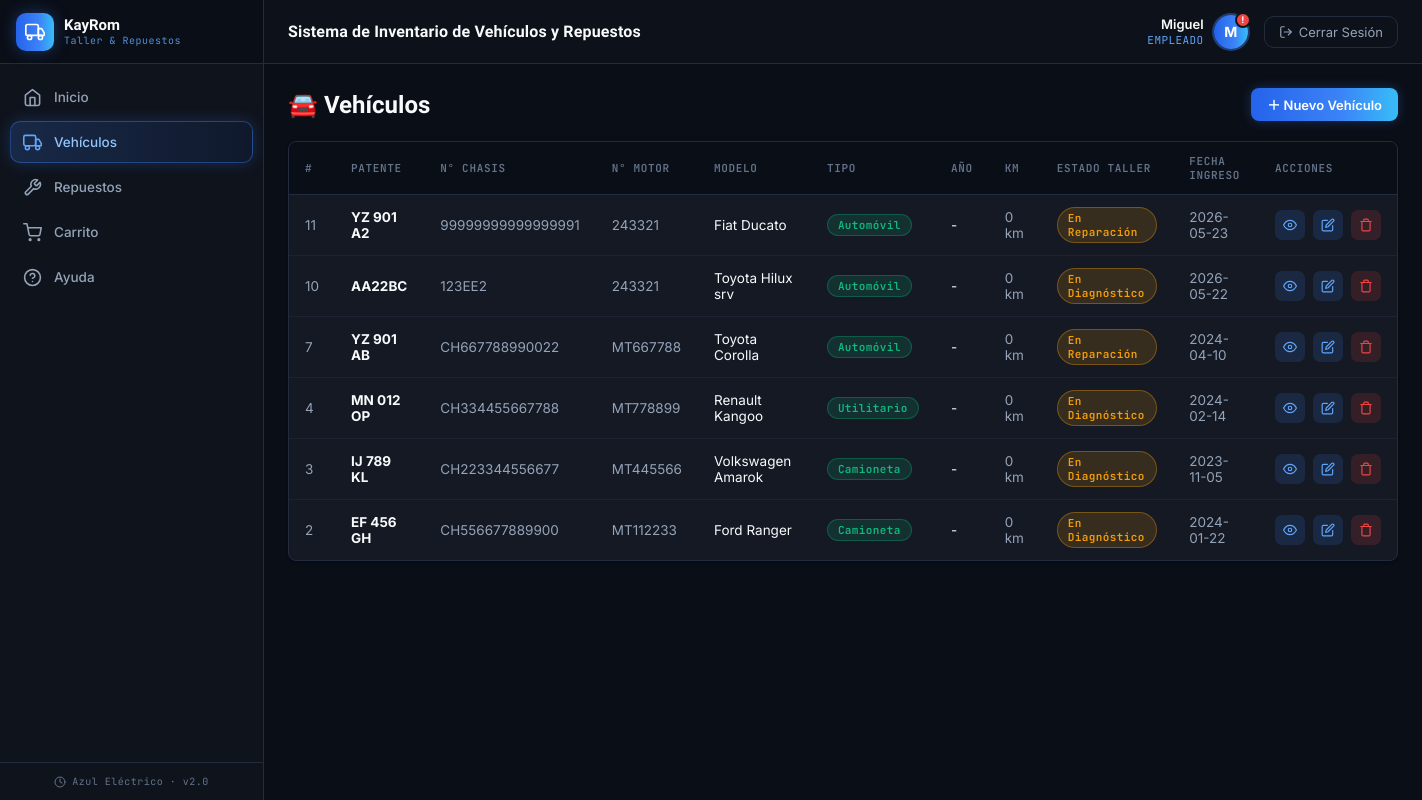
The page /index.php?page=vehiculos (signed in) on the database its author committed.
### tables this page shows
CREATE TABLE `vehiculo` (
  `id` int NOT NULL AUTO_INCREMENT,
  `cantidad_vehiculo` int DEFAULT '0',
  `patente` varchar(20) DEFAULT NULL,
  `numero_chasis` varchar(20) DEFAULT NULL,
  `numero_motor` varchar(30) DEFAULT NULL,
  `fecha_ingreso` datetime DEFAULT NULL,
  `compatibilidad_repuestos_id` int DEFAULT '0',
  `tipo_vehiculo_id` int DEFAULT NULL,
  `modelo_vehiculo_id` int DEFAULT NULL,
  `estado_taller` varchar(30) NOT NULL DEFAULT 'En Diagnóstico',
  `kilometraje` int NOT NULL DEFAULT '0',
  `anio` int DEFAULT NULL,
  PRIMARY KEY (`id`),
  KEY `tipo_vehiculo_id` (`tipo_vehiculo_id`),
  KEY `modelo_vehiculo_id` (`modelo_vehiculo_id`),
  CONSTRAINT `vehiculo_ibfk_1` FOREIGN KEY (`tipo_vehiculo_id`) REFERENCES `tipo_vehiculo` (`id`),
  CONSTRAINT `vehiculo_ibfk_2` FOREIGN KEY (`modelo_vehiculo_id`) REFERENCES `modelo_vehiculo` (`id`)
);

CREATE TABLE `modelo_vehiculo` (
  `id` int NOT NULL AUTO_INCREMENT,
  `modelo_vehiculo` varchar(45) NOT NULL,
  `anio_vehiculo` int DEFAULT NULL,
  PRIMARY KEY (`id`)
);

CREATE TABLE `tipo_vehiculo` (
  `id` int NOT NULL AUTO_INCREMENT,
  `tipo_vehiculo` varchar(100) NOT NULL,
  PRIMARY KEY (`id`)
);

### backend/vehiculos/controller/VehiculoController.php (called while the page is built, shortened)
<?php
class VehiculoController {
    private $model;
    public function __construct() {
        $this->model = new VehiculoModel();
    }
    public function index() {
        $data = [
            'vehiculos'  => $this->model->getAll(),
            'modelos'    => $this->model->getModelos(),
            'tipos'      => $this->model->getTipos(),
            'activePage' => 'vehiculos'
        ];
        require_once 'backend/vehiculos/views/vehiculos_listado.php';
    }
}

### config/base_datos.php (called while the page is built, shortened)
<?php
class Database {
    private static $instance = null;
    public $conexion;
    private function __construct() {
        $this->conexion = new mysqli("localhost", "root", "Migue123456", "soft_kayrom");
        $this->conexion->set_charset("utf8");
    }
    public static function getInstance() {
        if (self::$instance === null) {
            self::$instance = new Database();
        }
        return self::$instance;
    }
    public function getConexion() {
        return $this->conexion;
    }
}

### backend/vehiculos/model/VehiculoModel.php (called while the page is built, shortened)
<?php
class VehiculoModel {
    private $db;
    public function __construct() {
        $this->db = Database::getInstance()->getConexion();
    }
    public function getAll() {
        $sql = "SELECT v.*, mv.modelo_vehiculo, mv.anio_vehiculo, tv.tipo_vehiculo
                FROM vehiculo v
                LEFT JOIN modelo_vehiculo mv ON v.modelo_vehiculo_id = mv.id
                LEFT JOIN tipo_vehiculo tv   ON v.tipo_vehiculo_id   = tv.id
                ORDER BY v.id DESC";
        $result = $this->db->query($sql);
        return $result ? $result->fetch_all(MYSQLI_ASSOC) : [];
    }
    public function getModelos() {
        $result = $this->db->query("SELECT * FROM modelo_vehiculo ORDER BY modelo_vehiculo ASC");
        return $result ? $result->fetch_all(MYSQLI_ASSOC) : [];
    }
    public function getTipos() {
        $result = $this->db->query("SELECT * FROM tipo_vehiculo ORDER BY tipo_vehiculo ASC");
        return $result ? $result->fetch_all(MYSQLI_ASSOC) : [];
    }
}

### backend/vehiculos/views/vehiculos_listado.php (the view, shortened to what this page needs)
<?php require_once 'compartidoCREO/views/encabezado.php'; ?>
<div class="page-header">
    <h1>🚘 Vehículos</h1>
    <button type="button" class="btn btn-primary" onclick="abrirVehiculo()">＋ Nuevo Vehículo</button>
</div>
<div class="panel">
    <div class="panel-body">
        <table>
            <thead>
                <tr><th>#</th><th>Patente</th><th>N° Chasis</th><th>N° Motor</th><th>Modelo</th><th>Tipo</th><th>Año</th><th>Km</th><th>Estado Taller</th><th>Fecha Ingreso</th><th>Acciones</th></tr>
            </thead>
            <tbody>
            <?php if(empty($data['vehiculos'])): ?>
                <tr><td colspan="11" style="text-align:center;color:var(--text-muted);padding:30px;">No hay vehículos registrados</td></tr>
            <?php else: foreach($data['vehiculos'] as $v): ?>
                <tr>
                    <td style="color:var(--text-muted);"><?= $v['id'] ?></td>
                    <td><strong><?= htmlspecialchars($v['patente'] ?? '-') ?></strong></td>
                    <td style="color:var(--text-muted);"><?= htmlspecialchars($v['numero_chasis'] ?? '-') ?></td>
                    <td style="color:var(--text-muted);"><?= htmlspecialchars($v['numero_motor'] ?? '-') ?></td>
                    <td><?= htmlspecialchars($v['modelo_vehiculo'] ?? '-') ?></td>
                    <td><span class="badge-status disponible"><?= htmlspecialchars($v['tipo_vehiculo'] ?? '-') ?></span></td>
                    <td><?= $v['anio'] ?? '-' ?></td>
                    <td style="color:var(--text-muted);"><?= number_format($v['kilometraje'] ?? 0, 0, ',', '.') ?> km</td>
                    <td>
                        <?php
                            $estadoBadge = ['En Diagnóstico'=>'reparacion','En Reparación'=>'reparacion','Esperando Repuestos'=>'vendido','Listo para Entrega'=>'disponible','Entregado'=>'disponible'];
                            $et = $v['estado_taller'] ?? 'En Diagnóstico';
                        ?>
                        <span class="badge-status <?= $estadoBadge[$et] ?? 'reparacion' ?>"><?= htmlspecialchars($et) ?></span>
                    </td>
                    <td style="color:var(--text-muted);"><?= isset($v['fecha_ingreso']) ? substr($v['fecha_ingreso'],0,10) : '-' ?></td>
                    <td>
                        <div class="action-icons">
                            <a href="index.php?page=vehiculos&action=verFicha&id=<?= $v['id'] ?>" class="action-edit" title="Ver ficha técnica"><svg width="14" height="14" viewBox="0 0 24 24" fill="none" stroke="currentColor" stroke-width="2" stroke-linecap="round" stroke-linejoin="round"><path d="M1 12s4-8 11-8 11 8 11 8-4 8-11 8-11-8-11-8z"/><circle cx="12" cy="12" r="3"/></svg></a>
                            <a href="#" class="action-edit"
                               onclick="return abrirVehiculo({
                                    id: <?= $v['id'] ?>,
                                    patente: <?= htmlspecialchars(json_encode($v['patente']), ENT_QUOTES, 'UTF-8') ?>,
                                    numero_chasis: <?= htmlspecialchars(json_encode($v['numero_chasis']), ENT_QUOTES, 'UTF-8') ?>,
                                    numero_motor: <?= htmlspecialchars(json_encode($v['numero_motor']), ENT_QUOTES, 'UTF-8') ?>,
                                    modelo_vehiculo_id: <?= (int)($v['modelo_vehiculo_id'] ?? 0) ?>,
                                    tipo_vehiculo_id: <?= (int)($v['tipo_vehiculo_id'] ?? 0) ?>,
                                    estado_taller: <?= htmlspecialchars(json_encode($v['estado_taller'] ?? 'En Diagnóstico'), ENT_QUOTES, 'UTF-8') ?>,
                                    anio: <?= (int)($v['anio'] ?? 0) ?>,
                                    kilometraje: <?= (int)($v['kilometraje'] ?? 0) ?>,
                                    fecha_ingreso: <?= htmlspecialchars(json_encode(substr($v['fecha_ingreso'] ?? '', 0, 10)), ENT_QUOTES, 'UTF-8') ?>
                               })"><svg width="14" height="14" viewBox="0 0 24 24" fill="none" stroke="currentColor" stroke-width="2" stroke-linecap="round" stroke-linejoin="round"><path d="M11 4H4a2 2 0 0 0-2 2v14a2 2 0 0 0 2 2h14a2 2 0 0 0 2-2v-7"/><path d="M18.5 2.5a2.121 2.121 0 0 1 3 3L12 15l-4 1 1-4 9.5-9.5z"/></svg></a>
                            <a href="index.php?page=vehiculos&action=delete&id=<?= $v['id'] ?>" class="action-delete"
                               onclick="return confirmarAccion(this.href, '¿Eliminar este vehículo?')"><svg width="14" height="14" viewBox="0 0 24 24" fill="none" stroke="currentColor" stroke-width="2" stroke-linecap="round" stroke-linejoin="round"><polyline points="3 6 5 6 21 6"/><path d="M19 6v14a2 2 0 0 1-2 2H7a2 2 0 0 1-2-2V6m3 0V4a2 2 0 0 1 2-2h4a2 2 0 0 1 2 2v2"/></svg></a>
                        </div>
                    </td>
                </tr>
            <?php endforeach; endif; ?>
            </tbody>
        </table>
    </div>
</div>
<?php require_once 'compartidoCREO/views/pie_pagina.php'; ?>

### public/css/style.css (style rules this page uses)
:root { --bg-dark: #0A0E17; --bg-panel: #0F131C; --bg-card: #141923; --bg-hover: #181D29; --sidebar-w: 264px; --accent-blue: #3B82F6; --accent-green: #10B981; --accent-orange:#F59E0B; --accent-red: #EF4444; --accent-blue-bright: #60A5FA; --accent-indigo: #6366F1; --gradient-primary: linear-gradient(90deg, #2563EB 0%, #3B82F6 60%, #38BDF8 100%); --text-primary: #F8FAFC; --text-muted: #94A3B8; --text-dim: #64748B; --border: #232B3E; --radius: 8px; --transition: 0.18s ease; --font-display: 'Plus Jakarta Sans', sans-serif; --font-body: 'Inter', sans-serif; --font-mono: 'JetBrains Mono', monospace; }
*, *::before, *::after { margin: 0; padding: 0; box-sizing: border-box; }
body { font-family: var(--font-body); background: var(--bg-dark); color: var(--text-primary); display: flex; min-height: 100vh; overflow-x: hidden; }
.panel { background: var(--bg-card); border: 1px solid var(--border); border-radius: var(--radius); overflow: hidden; box-shadow: 0 1px 3px rgba(0,0,0,0.35); }
.panel-body { padding: 0; }
table { width: 100%; border-collapse: collapse; font-size: 13.5px; }
thead th { padding: 12px 16px; text-align: left; color: var(--text-dim); font-weight: 600; font-size: 11px; letter-spacing: 0.06em; text-transform: uppercase; background: var(--bg-dark); font-family: var(--font-mono); border-bottom: 1px solid var(--border); }
tbody td { padding: 12px 16px; border-bottom: 1px solid rgba(35,43,62,0.6); color: var(--text-primary); }
tbody tr:last-child td { border-bottom: none; }
.badge-status { padding: 3px 10px; border-radius: 20px; font-size: 11px; font-weight: 600; letter-spacing: 0.4px; display: inline-block; font-family: var(--font-mono); }
.badge-status.disponible { background: rgba(16,185,129,0.15); color: #10B981; border: 1px solid rgba(16,185,129,0.3); }
.badge-status.reparacion { background: rgba(245,158,11,0.15); color: #F59E0B; border: 1px solid rgba(245,158,11,0.35); }
.btn { display: inline-flex; align-items: center; gap: 6px; padding: 7px 16px; border-radius: 8px; border: none; cursor: pointer; font-family: var(--font-body); font-size: 13px; font-weight: 600; text-decoration: none; transition: all var(--transition); }
.btn-primary { background: var(--gradient-primary); color: #fff; box-shadow: 0 0 12px rgba(59,130,246,0.3); }
.page-header { display: flex; align-items: center; justify-content: space-between; margin-bottom: 20px; }
.page-header h1 { font-family: var(--font-display); font-size: 24px; font-weight: 700; color: var(--text-primary); }
.action-icons { display: flex; gap: 8px; align-items: center; }
.action-icons a { width: 30px; height: 30px; border-radius: 7px; display: flex; align-items: center; justify-content: center; font-size: 14px; text-decoration: none; transition: all var(--transition); }
.action-edit { background: rgba(59,130,246,0.15); color: var(--accent-blue-bright); }
.action-delete { background: rgba(239,68,68,0.15); color: var(--accent-red); }
.stat-card, .panel, .btn, .nav-icon-btn, .action-icons a, .module-chip, .filter-group select, .quick-modal-box { transition: transform 0.15s ease, box-shadow 0.15s ease, border-color 0.15s ease, background 0.15s ease, color 0.15s ease; }
tbody tr { transition: background 0.12s ease, box-shadow 0.12s ease; }

### rows shown on the page
vehiculo: id "11", patente "YZ 901 A2", numero_chasis "99999999999999991", numero_motor "243321", modelo_vehiculo.modelo_vehiculo "Fiat Ducato", tipo_vehiculo.tipo_vehiculo "Automóvil", anio "-", kilometraje "0", estado_taller "En Reparación", fecha_ingreso "2026-05-23"
vehiculo: id "10", patente "AA22BC", numero_chasis "123EE2", numero_motor "243321", modelo_vehiculo.modelo_vehiculo "Toyota Hilux srv", tipo_vehiculo.tipo_vehiculo "Automóvil", anio "-", kilometraje "0", estado_taller "En Diagnóstico", fecha_ingreso "2026-05-22"
vehiculo: id "7", patente "YZ 901 AB", numero_chasis "CH667788990022", numero_motor "MT667788", modelo_vehiculo.modelo_vehiculo "Toyota Corolla", tipo_vehiculo.tipo_vehiculo "Automóvil", anio "-", kilometraje "0", estado_taller "En Reparación", fecha_ingreso "2024-04-10"
vehiculo: id "4", patente "MN 012 OP", numero_chasis "CH334455667788", numero_motor "MT778899", modelo_vehiculo.modelo_vehiculo "Renault Kangoo", tipo_vehiculo.tipo_vehiculo "Utilitario", anio "-", kilometraje "0", estado_taller "En Diagnóstico", fecha_ingreso "2024-02-14"
vehiculo: id "3", patente "IJ 789 KL", numero_chasis "CH223344556677", numero_motor "MT445566", modelo_vehiculo.modelo_vehiculo "Volkswagen Amarok", tipo_vehiculo.tipo_vehiculo "Camioneta", anio "-", kilometraje "0", estado_taller "En Diagnóstico", fecha_ingreso "2023-11-05"
vehiculo: id "2", patente "EF 456 GH", numero_chasis "CH556677889900", numero_motor "MT112233", modelo_vehiculo.modelo_vehiculo "Ford Ranger", tipo_vehiculo.tipo_vehiculo "Camioneta", anio "-", kilometraje "0", estado_taller "En Diagnóstico", fecha_ingreso "2024-01-22"

### other values the page prints
$nombreUsuario "Miguel"
$rolUsuario "EMPLEADO"
substr($nombreUsuario, 0, 1) "M"
